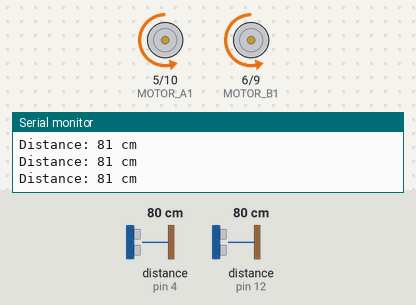
Bench run of a sketch on a simulated Arduino Uno, built with avr-gcc and run on an emulated ATmega328P. On the bench: motor-driver pin pairs drawn as motors (green arrow = first pin HIGH = forward, orange = second pin HIGH = backward, longer = more drive), the last lines printed to the serial monitor. Inputs (shaded band) come from the test bench; at power-on: distance to the obstacle (sensors on pin 4, pin 12) 80 cm. The echo pulse lasts 58.3 µs per cm.

Above: at 1.2 s.
1.3 s: distance to the obstacle (sensor on pin 4) set to 198 cm
4.3 s: distance to the obstacle (sensor on pin 4) set to 205 cm
At 5.2 s:
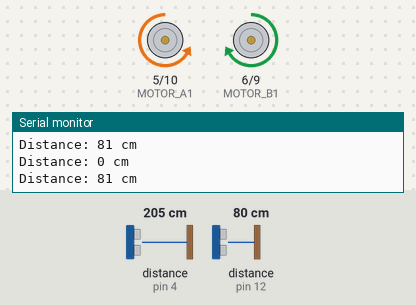
5.8 s: distance to the obstacle (sensor on pin 4) set to 18 cm
At 7.3 s:
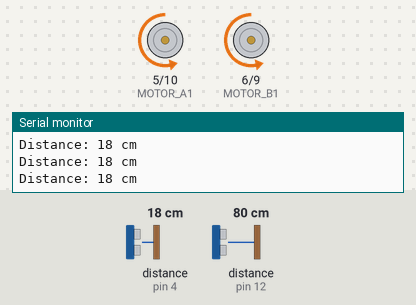
8.8 s: distance to the obstacle (sensor on pin 4) set to 13 cm
At 10.0 s:
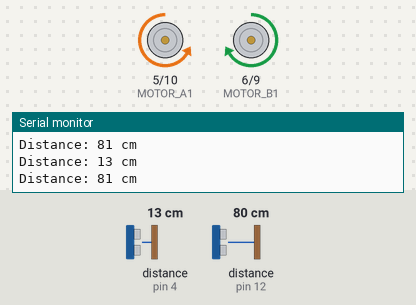
10.3 s: distance to the obstacle (sensor on pin 12) set to 21 cm
11.8 s: distance to the obstacle (sensor on pin 12) set to 17 cm
At 12.8 s:
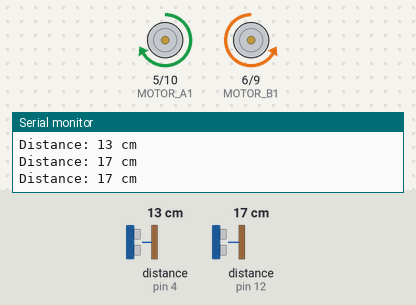
Timing chart, 0 to 14.5 s (numbered marks = the images above; inputs shaded):
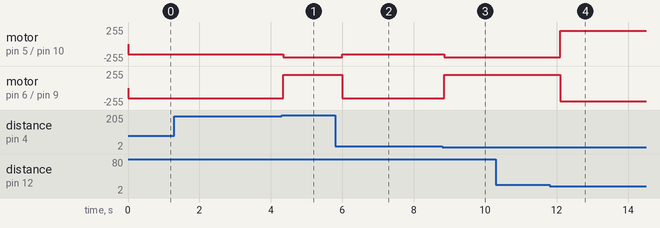

The sketch:

MazeFinal.ino
```cpp
#include <NewPing.h>

// Motor Control Pins
const int MOTOR_A1 = 5;
const int MOTOR_A2 = 10;
const int MOTOR_B1 = 6;
const int MOTOR_B2 = 9;

// HC-SR04 Pins for front and right sensors
const int TRIGGER_PIN_FRONT = 7;
const int ECHO_PIN_FRONT = 4;
const int TRIGGER_PIN_RIGHT = 11;
const int ECHO_PIN_RIGHT = 12;
const int MAX_DISTANCE = 200;

NewPing sonarFront(TRIGGER_PIN_FRONT, ECHO_PIN_FRONT, MAX_DISTANCE);
NewPing sonarRight(TRIGGER_PIN_RIGHT, ECHO_PIN_RIGHT, MAX_DISTANCE);

void setup() {
  // Set motor control pins as output
  pinMode(MOTOR_A1, OUTPUT);
  pinMode(MOTOR_A2, OUTPUT);
  pinMode(MOTOR_B1, OUTPUT);
  pinMode(MOTOR_B2, OUTPUT);

  Serial.begin(9600);
}

// distance sensors to navigate the robot around.
void loop() {
  int frontDistance = getDistance(sonarFront);
  if (frontDistance < 15) {
    int rightDistance = getDistance(sonarRight);

    //Right turn distance
    if (rightDistance > 18) {
      goRight(200);
      delay(400);
    // left turn
    } else if (rightDistance < 17) {
      goLeft(240);
      delay(400);

    // Comparison of distances to turn
    } else {
      int leftDistance = getDistance(sonarRight);
      if (rightDistance > leftDistance) {
        goRight(350);
        delay(400);
      } else {
        goLeft(200);
        delay(400);
      }
    }
  } else {
    goForward(150);
  }
}

int getDistance(NewPing &sonar) {
  int distance = sonar.ping_cm();
  Serial.print("Distance: ");
  Serial.print(distance);
  Serial.println(" cm");
  return distance;
}

void goBack(int speed) {
  analogWrite(MOTOR_A1, speed);
  analogWrite(MOTOR_A2, 0);
  analogWrite(MOTOR_B1, speed);
  analogWrite(MOTOR_B2, 0);
}

void goForward(int speed) {
  analogWrite(MOTOR_A1, 0);
  analogWrite(MOTOR_A2, speed);
  analogWrite(MOTOR_B1, 0);
  analogWrite(MOTOR_B2, speed);
}

void goRight(int speed) {
  analogWrite(MOTOR_A1, 0);
  analogWrite(MOTOR_A2, speed);
  analogWrite(MOTOR_B1, speed);
  analogWrite(MOTOR_B2, 0);
}

void goLeft(int speed) {
  analogWrite(MOTOR_A1, speed);
  analogWrite(MOTOR_A2, 0);
  analogWrite(MOTOR_B1, 0);
  analogWrite(MOTOR_B2, speed);
}

void stop() {
  analogWrite(MOTOR_A1, 0);
  analogWrite(MOTOR_A2, 0);
  analogWrite(MOTOR_B1, 0);
  analogWrite(MOTOR_B2, 0);
}
```

Measured:
- the behaviour switches between 200 and 201 cm on distance to the obstacle (sensor on pin 4) (found by bisection; images 0 and 1)
- the behaviour switches between 15 and 14 cm on distance to the obstacle (sensor on pin 4) (found by bisection; images 2 and 3)
- the behaviour switches between 19 and 18 cm on distance to the obstacle (sensor on pin 12) (found by bisection; images 3 and 4)
- after the input at 4.3 s, motor on pin 5 (MOTOR_A1) / pin 10 (MOTOR_A2): backward 150/255 → backward 200/255 after 0.05 s; motor on pin 6 (MOTOR_B1) / pin 9 (MOTOR_B2): backward 150/255 → forward 200/255 after 0.05 s
- after the input at 5.8 s, motor on pin 5 (MOTOR_A1) / pin 10 (MOTOR_A2): backward 200/255 → backward 150/255 after 0.20 s; motor on pin 6 (MOTOR_B1) / pin 9 (MOTOR_B2): forward 200/255 → backward 150/255 after 0.20 s
- after the input at 8.8 s, motor on pin 5 (MOTOR_A1) / pin 10 (MOTOR_A2): backward 150/255 → backward 200/255 after 0.05 s; motor on pin 6 (MOTOR_B1) / pin 9 (MOTOR_B2): backward 150/255 → forward 200/255 after 0.05 s
- after the input at 11.8 s, motor on pin 5 (MOTOR_A1) / pin 10 (MOTOR_A2): backward 200/255 → forward 200/255 after 0.29 s; motor on pin 6 (MOTOR_B1) / pin 9 (MOTOR_B2): forward 200/255 → backward 200/255 after 0.29 s
